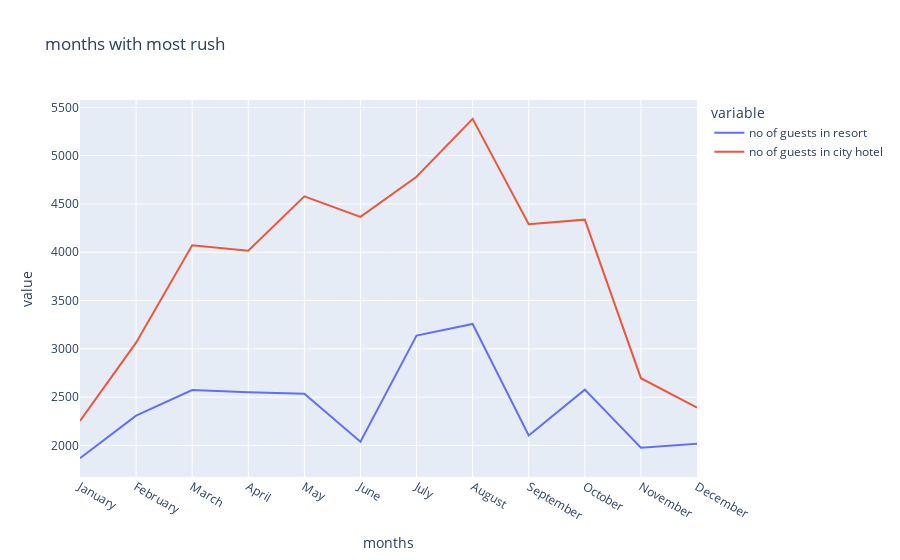

This figure's notebook cell:
### Code cell
px.line(final_rush2,x='months',y=['no of guests in resort','no of guests in city hotel'], title='months with most rush')

### Figure 1 — Plotly figure (JSON) as saved in the notebook; plotly's stock layout.template omitted (floating-point values rounded to 4 significant figures)
{"data": [{"hovertemplate": "variable=no of guests in resort<br>months=%{x}<br>value=%{y}<extra></extra>", "legendgroup": "no of guests in resort", "line": {"color": "#636efa", "dash": "solid"}, "marker": {"symbol": "circle"}, "mode": "lines", "name": "no of guests in resort", "orientation": "v", "showlegend": true, "type": "scatter", "x": ["January", "February", "March", "April", "May", "June", "July", "August", "September", "October", "November", "December"], "xaxis": "x", "y": [1868, 2308, 2573, 2550, 2535, 2038, 3137, 3257, 2102, 2577, 1976, 2017], "yaxis": "y"}, {"hovertemplate": "variable=no of guests in city hotel<br>months=%{x}<br>value=%{y}<extra></extra>", "legendgroup": "no of guests in city hotel", "line": {"color": "#EF553B", "dash": "solid"}, "marker": {"symbol": "circle"}, "mode": "lines", "name": "no of guests in city hotel", "orientation": "v", "showlegend": true, "type": "scatter", "x": ["January", "February", "March", "April", "May", "June", "July", "August", "September", "October", "November", "December"], "xaxis": "x", "y": [2254, 3064, 4072, 4015, 4579, 4366, 4782, 5381, 4290, 4337, 2696, 2392], "yaxis": "y"}], "layout": {"legend": {"title": {"text": "variable"}, "tracegroupgap": 0}, "title": {"text": "months with most rush"}, "xaxis": {"anchor": "y", "domain": [0, 1], "title": {"text": "months"}}, "yaxis": {"anchor": "x", "domain": [0, 1], "title": {"text": "value"}}}}
